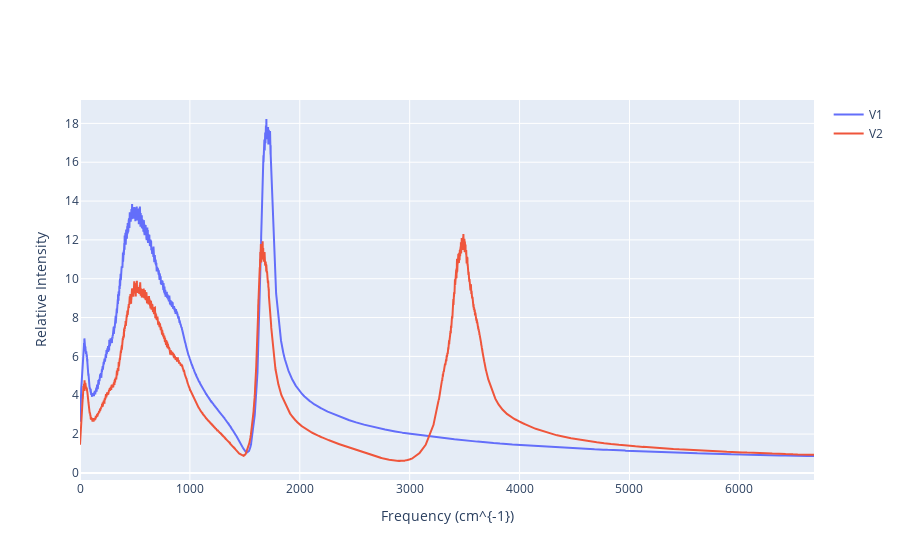

Here is the notebook cell this chart was saved with:
### Code cell
f1 = go.Figure(
    data = [
        go.Scatter(x=xf[:N//5], y=np.abs(spectra)[0:N//5], name="V1"),
        go.Scatter(x=xf2[:N//5], y=np.abs(spectra2)[0:N//5], name="V2"),
    ],
    layout = {"xaxis": {"title": "Frequency (cm^{-1})"}, "yaxis": {"title": "Relative Intensity"}}
)
f1

### Figure 1 — Plotly figure (JSON) as saved in the notebook; plotly's stock layout.template omitted (floating-point values rounded to 4 significant figures; data arrays with more than 128 entries replaced by an {"elided": "..."} marker saying what was removed)
{"data": [{"name": "V1", "type": "scatter", "x": {"elided": "10000 float values"}, "y": {"elided": "10000 float values"}}, {"name": "V2", "type": "scatter", "x": {"elided": "10000 float values"}, "y": {"elided": "10000 float values"}}], "layout": {"xaxis": {"title": {"text": "Frequency (cm^{-1})"}}, "yaxis": {"title": {"text": "Relative Intensity"}}}}
